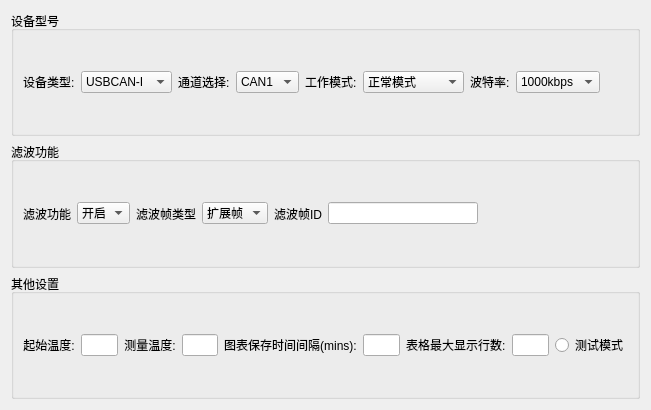
<?xml version="1.0" encoding="UTF-8"?>
<ui version="4.0">
 <class>baseinfo_ui</class>
 <widget class="QWidget" name="baseinfo_ui">
  <property name="geometry">
   <rect>
    <x>0</x>
    <y>0</y>
    <width>651</width>
    <height>410</height>
   </rect>
  </property>
  <property name="windowTitle">
   <string>Form</string>
  </property>
  <layout class="QVBoxLayout" name="verticalLayout">
   <item>
    <widget class="QGroupBox" name="groupBox">
     <property name="title">
      <string>设备型号</string>
     </property>
     <layout class="QHBoxLayout" name="horizontalLayout">
      <item>
       <widget class="QLabel" name="label">
        <property name="text">
         <string>设备类型:</string>
        </property>
       </widget>
      </item>
      <item>
       <widget class="QComboBox" name="comboBox">
        <item>
         <property name="text">
          <string>USBCAN-I</string>
         </property>
        </item>
        <item>
         <property name="text">
          <string>USBCAN-II</string>
         </property>
        </item>
       </widget>
      </item>
      <item>
       <widget class="QLabel" name="label_2">
        <property name="text">
         <string>通道选择:</string>
        </property>
       </widget>
      </item>
      <item>
       <widget class="QComboBox" name="comboBox_2">
        <item>
         <property name="text">
          <string>CAN1</string>
         </property>
        </item>
        <item>
         <property name="text">
          <string>CAN2</string>
         </property>
        </item>
       </widget>
      </item>
      <item>
       <widget class="QLabel" name="label_3">
        <property name="text">
         <string>工作模式:</string>
        </property>
       </widget>
      </item>
      <item>
       <widget class="QComboBox" name="comboBox_7">
        <item>
         <property name="text">
          <string>正常模式</string>
         </property>
        </item>
        <item>
         <property name="text">
          <string>只听模式</string>
         </property>
        </item>
        <item>
         <property name="text">
          <string>自收自发模式</string>
         </property>
        </item>
       </widget>
      </item>
      <item>
       <widget class="QLabel" name="label_4">
        <property name="text">
         <string>波特率:</string>
        </property>
       </widget>
      </item>
      <item>
       <widget class="QComboBox" name="comboBox_8">
        <item>
         <property name="text">
          <string>1000kbps</string>
         </property>
        </item>
        <item>
         <property name="text">
          <string>800kbps</string>
         </property>
        </item>
        <item>
         <property name="text">
          <string>666kbps</string>
         </property>
        </item>
        <item>
         <property name="text">
          <string>500kbps</string>
         </property>
        </item>
        <item>
         <property name="text">
          <string>400kbps</string>
         </property>
        </item>
        <item>
         <property name="text">
          <string>250kbps</string>
         </property>
        </item>
        <item>
         <property name="text">
          <string>125kbps</string>
         </property>
        </item>
        <item>
         <property name="text">
          <string>100kbps</string>
         </property>
        </item>
       </widget>
      </item>
      <item>
       <spacer name="horizontalSpacer_3">
        <property name="orientation">
         <enum>Qt::Horizontal</enum>
        </property>
        <property name="sizeHint" stdset="0">
         <size>
          <width>40</width>
          <height>20</height>
         </size>
        </property>
       </spacer>
      </item>
     </layout>
    </widget>
   </item>
   <item>
    <widget class="QGroupBox" name="groupBox_3">
     <property name="title">
      <string>滤波功能</string>
     </property>
     <layout class="QHBoxLayout" name="horizontalLayout_2">
      <item>
       <widget class="QLabel" name="label_5">
        <property name="text">
         <string>滤波功能</string>
        </property>
       </widget>
      </item>
      <item>
       <widget class="QComboBox" name="comboBox_3">
        <item>
         <property name="text">
          <string>开启</string>
         </property>
        </item>
        <item>
         <property name="text">
          <string>关闭</string>
         </property>
        </item>
       </widget>
      </item>
      <item>
       <widget class="QLabel" name="label_6">
        <property name="text">
         <string>滤波帧类型</string>
        </property>
       </widget>
      </item>
      <item>
       <widget class="QComboBox" name="comboBox_4">
        <item>
         <property name="text">
          <string>扩展帧</string>
         </property>
        </item>
        <item>
         <property name="text">
          <string>标准帧</string>
         </property>
        </item>
       </widget>
      </item>
      <item>
       <widget class="QLabel" name="label_7">
        <property name="text">
         <string>滤波帧ID</string>
        </property>
       </widget>
      </item>
      <item>
       <widget class="QLineEdit" name="lineEdit"/>
      </item>
      <item>
       <spacer name="horizontalSpacer">
        <property name="orientation">
         <enum>Qt::Horizontal</enum>
        </property>
        <property name="sizeHint" stdset="0">
         <size>
          <width>40</width>
          <height>20</height>
         </size>
        </property>
       </spacer>
      </item>
     </layout>
    </widget>
   </item>
   <item>
    <widget class="QGroupBox" name="groupBox_4">
     <property name="title">
      <string>其他设置</string>
     </property>
     <layout class="QGridLayout" name="gridLayout">
      <item row="0" column="0">
       <widget class="QLabel" name="label_13">
        <property name="text">
         <string>起始温度:</string>
        </property>
        <property name="alignment">
         <set>Qt::AlignCenter</set>
        </property>
       </widget>
      </item>
      <item row="0" column="11">
       <widget class="QRadioButton" name="radioButton">
        <property name="text">
         <string>测试模式</string>
        </property>
       </widget>
      </item>
      <item row="0" column="9">
       <widget class="QLabel" name="label_16">
        <property name="text">
         <string>表格最大显示行数:</string>
        </property>
       </widget>
      </item>
      <item row="0" column="13">
       <spacer name="horizontalSpacer_2">
        <property name="orientation">
         <enum>Qt::Horizontal</enum>
        </property>
        <property name="sizeHint" stdset="0">
         <size>
          <width>40</width>
          <height>20</height>
         </size>
        </property>
       </spacer>
      </item>
      <item row="0" column="2">
       <widget class="QLineEdit" name="lineEdit_2"/>
      </item>
      <item row="0" column="10">
       <widget class="QLineEdit" name="lineEdit_5"/>
      </item>
      <item row="0" column="7">
       <widget class="QLineEdit" name="lineEdit_4"/>
      </item>
      <item row="0" column="3">
       <widget class="QLabel" name="label_14">
        <property name="text">
         <string>测量温度:</string>
        </property>
        <property name="alignment">
         <set>Qt::AlignCenter</set>
        </property>
       </widget>
      </item>
      <item row="0" column="4">
       <widget class="QLineEdit" name="lineEdit_3"/>
      </item>
      <item row="0" column="6">
       <widget class="QLabel" name="label_15">
        <property name="text">
         <string>图表保存时间间隔(mins):</string>
        </property>
        <property name="alignment">
         <set>Qt::AlignCenter</set>
        </property>
       </widget>
      </item>
      <item row="0" column="12">
       <spacer name="horizontalSpacer_4">
        <property name="orientation">
         <enum>Qt::Horizontal</enum>
        </property>
        <property name="sizeHint" stdset="0">
         <size>
          <width>40</width>
          <height>20</height>
         </size>
        </property>
       </spacer>
      </item>
     </layout>
    </widget>
   </item>
  </layout>
 </widget>
 <resources/>
 <connections/>
</ui>
